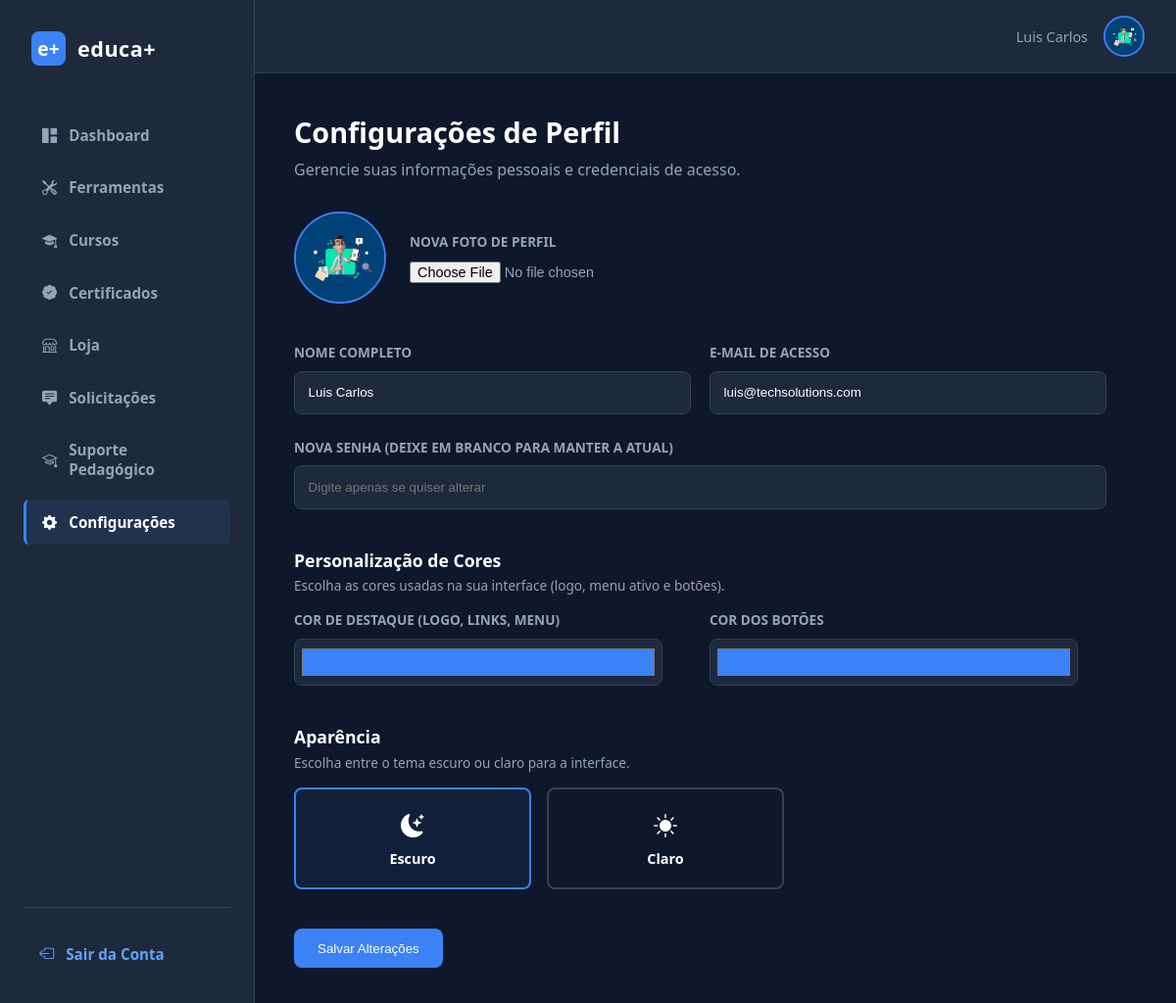
/configuracoes.php (signed in), run on the app's committed database.
### tables this page shows
CREATE TABLE usuarios (
  id INT AUTO_INCREMENT PRIMARY KEY,
  nome VARCHAR(100) NOT NULL,
  email VARCHAR(255) NOT NULL,
  senha VARCHAR(255) NOT NULL,
  tipo_usuario ENUM('admin_empresa','funcionario','pedagogia') NOT NULL,
  empresa_id INT NOT NULL,
  foto_avatar VARCHAR(255) DEFAULT 'default.png',
  cor_tema VARCHAR(7) DEFAULT '#2563eb',
  cor_primaria VARCHAR(7) DEFAULT '#3b82f6',
  cor_botoes VARCHAR(7) DEFAULT '#3b82f6',
  ultimo_acesso DATETIME NULL,
  tentativas_login INT NOT NULL DEFAULT 0,
  bloqueado_ate DATETIME NULL,
  tema ENUM('escuro','claro') NOT NULL DEFAULT 'escuro',
  UNIQUE KEY email (email),
  KEY empresa_id (empresa_id),
  CONSTRAINT usuarios_ibfk_1 FOREIGN KEY (empresa_id) REFERENCES empresas(id) ON DELETE CASCADE
);

### app/autoload.php (called while the page is built, shortened)
<?php
spl_autoload_register(function ($classe) {
    $prefixo = 'App\\';
    $diretorioBase = __DIR__ . '/';
    $classeRelativa = substr($classe, strlen($prefixo));
    $arquivo = $diretorioBase . str_replace('\\', '/', $classeRelativa) . '.php';
});

### app/Core/Database.php (called while the page is built, shortened)
<?php
class Database
{
    private static ?PDO $instancia = null;
    public static function getConexao(): PDO
    {
        if (self::$instancia === null) {
            $host = 'localhost';
            $db   = 'plataforma_treinamento';
            $user = 'root';
            $pass = '';
            $sgbd = 'mysql';
            try {
                self::$instancia = new PDO("$sgbd:host=$host;dbname=$db;charset=utf8mb4", $user, $pass);
                self::$instancia->setAttribute(PDO::ATTR_ERRMODE, PDO::ERRMODE_EXCEPTION);
                self::$instancia->setAttribute(PDO::ATTR_DEFAULT_FETCH_MODE, PDO::FETCH_ASSOC);
            } catch (PDOException $e) {
                error_log('[Database::getConexao] ' . $e->getMessage());
                die("Não foi possível conectar ao banco de dados. Verifique se o MySQL está rodando e tente novamente.");
            }
        }
        return self::$instancia;
    }
}

### app/Controllers/ConfiguracaoController.php (called while the page is built, shortened)
<?php
class ConfiguracaoController
{
    private Usuario $usuarioModel;
    public function __construct()
    {
        $this->usuarioModel = new Usuario();
    }
    public function buscarDadosDoUsuario(int $usuarioId): ?array
    {
        $usuario = $this->usuarioModel->buscarPorId($usuarioId);
        return [
            'nome' => $usuario['nome'],
            'email' => $usuario['email'],
            'foto_avatar' => $usuario['foto_avatar'],
            'cor_primaria' => $usuario['cor_primaria'],
            'cor_botoes' => $usuario['cor_botoes'],
            'tema' => $usuario['tema'] ?? 'escuro',
        ];
    }
}

### app/Core/Model.php (called while the page is built, shortened)
<?php
abstract class Model
{
    protected static string $tabela = '';
    protected PDO $db;
    public function __construct()
    {
        $this->db = Database::getConexao();
    }
    public function buscarPorId(int $id): ?array
    {
        $stmt = $this->db->prepare("SELECT * FROM " . static::$tabela . " WHERE id = :id LIMIT 1");
        $stmt->execute(['id' => $id]);
        $resultado = $stmt->fetch();
        return $resultado ?: null;
    }
}

### configuracoes.php (the view, shortened to what this page needs)
<?php
require_once __DIR__ . '/app/autoload.php';
$usuario_id = $_SESSION['usuario_id'] ?? null;
$configController = new ConfiguracaoController();
$user_data = $configController->buscarDadosDoUsuario((int)$usuario_id);
require_once 'includes/header.php';
?>
<div class="main-container" style="display: flex; min-height: 100vh; background-color: var(--bg-dark);">
    <?php require_once 'includes/sidebar.php'; ?>
    <main class="main-content" style="flex: 1; padding: 2.5rem; max-width: 1200px;">
        <div style="margin-bottom: 2rem;">
            <h1 style="color: var(--text-white); margin: 0 0 0.5rem 0; font-size: 1.8rem;">Configurações de Perfil</h1>
            <p style="color: var(--text-gray); margin: 0;">Gerencie suas informações pessoais e credenciais de acesso.</p>
        </div>
        <form action="configuracoes.php" method="POST" enctype="multipart/form-data" style="max-width: 800px;">
            <div style="display: flex; align-items: center; gap: 1.5rem; margin-bottom: 2.5rem;">
                <div style="width: 90px; height: 90px; border-radius: 50%; background: var(--bg-card); display: flex; align-items: center; justify-content: center; overflow: hidden; border: 2px solid var(--primary);">
                    <?php
                    $avatar = $user_data['foto_avatar'] ?? 'default.png';
                    $avatar_path = 'uploads/avatars/' . $avatar;
                    if ($avatar !== 'default.png' && file_exists($avatar_path)):
                    ?>
                        <img src="<?php echo $avatar_path; ?>" alt="Avatar" style="width: 100%; height: 100%; object-fit: cover;">
                    <?php else: ?>
                        <span style="font-size: 2.5rem;">👤</span>
                    <?php endif; ?>
                </div>
                <div>
                    <label class="form-label">Nova Foto de Perfil</label>
                    <input type="file" name="avatar" accept="image/*" style="color: var(--text-gray); font-size: 0.9rem;">
                </div>
            </div>
            <div style="display: grid; grid-template-columns: 1fr 1fr; gap: 3rem; margin-bottom: 1.5rem;">
                <div>
                    <label class="form-label">Nome Completo</label>
                    <input type="text" name="nome" class="form-input" required value="<?php echo htmlspecialchars($user_data['nome'] ?? ''); ?>">
                </div>
                <div>
                    <label class="form-label">E-mail de Acesso</label>
                    <input type="email" name="email" class="form-input" required value="<?php echo htmlspecialchars($user_data['email'] ?? ''); ?>">
                </div>
            </div>
            <div style="margin-bottom: 2.5rem;">
                <label class="form-label">Nova Senha (Deixe em branco para manter a atual)</label>
                <input type="password" name="senha_nova" class="form-input" placeholder="Digite apenas se quiser alterar">
            </div>
            <div style="margin-bottom: 1rem;">
                <h2 style="color: var(--text-white); font-size: 1.1rem; margin: 0 0 0.3rem 0;">Personalização de Cores</h2>
                <p style="color: var(--text-gray); margin: 0; font-size: 0.85rem;">Escolha as cores usadas na sua interface (logo, menu ativo e botões).</p>
            </div>
            <div style="display: grid; grid-template-columns: 1fr 1fr; gap: 3rem; margin-bottom: 2.5rem;">
                <div>
                    <label class="form-label">Cor de Destaque (logo, links, menu)</label>
                    <input type="color" name="cor_primaria" class="color-input" value="<?php echo htmlspecialchars($user_data['cor_primaria'] ?? '#3b82f6'); ?>">
                </div>
                <div>
                    <label class="form-label">Cor dos Botões</label>
                    <input type="color" name="cor_botoes" class="color-input" value="<?php echo htmlspecialchars($user_data['cor_botoes'] ?? '#3b82f6'); ?>">
                </div>
            </div>
            <div style="margin-bottom: 1rem;">
                <h2 style="color: var(--text-white); font-size: 1.1rem; margin: 0 0 0.3rem 0;">Aparência</h2>
                <p style="color: var(--text-gray); margin: 0; font-size: 0.85rem;">Escolha entre o tema escuro ou claro para a interface.</p>
            </div>
            <div style="display: flex; gap: 1rem; margin-bottom: 2.5rem; max-width: 500px;">
                <label class="tema-opcao">
                    <i class="bi bi-moon-stars-fill" style="font-size: 1.5rem; color: var(--text-white);"></i>
                    <p style="margin: 0.5rem 0 0 0; color: var(--text-white); font-weight: 600; font-size: 0.9rem;">Escuro</p>
                </label>
                <label class="tema-opcao">
                    <i class="bi bi-sun-fill" style="font-size: 1.5rem; color: var(--text-white);"></i>
                    <p style="margin: 0.5rem 0 0 0; color: var(--text-white); font-weight: 600; font-size: 0.9rem;">Claro</p>
                </label>
            </div>
            <button type="submit" name="atualizar_perfil" class="btn-personalizado">Salvar Alterações</button>
        </form>
    </main>
</div>
</body>
</html>

### css/style.css (style rules this page uses)
:root { --primary: #3b82f6; --btn-color: #3b82f6; --bg-dark: #0f172a; --bg-card: #1e293b; --text-gray: #94a3b8; --text-white: #ffffff; }
body { margin: 0; font-family: 'Segoe UI', Tahoma, Geneva, Verdana, sans-serif; background-color: var(--bg-dark); color: var(--text-white); }
.main-container { display: flex; flex: 1; width: 100%; align-items: stretch; }
.main-content { flex: 1; min-width: 0; padding: 2rem; box-sizing: border-box; }
.btn-personalizado { background-color: var(--btn-color, var(--primary)) !important; color: white; padding: 0.8rem 1.5rem; border: none; border-radius: 8px; cursor: pointer; }

### configuracoes.php (style rules this page uses)
.form-label { display: block; font-size: 0.85rem; color: var(--text-gray); margin-bottom: 0.6rem; font-weight: 600; text-transform: uppercase; }
.form-input { width: 100%; padding: 0.85rem; background-color: var(--bg-card); border: 1px solid var(--border-color); border-radius: 8px; color: var(--text-white); outline: none; transition: 0.2s; }
.color-input { width: 100%; height: 48px; padding: 0.3rem; background-color: var(--bg-card); border: 1px solid var(--border-color); border-radius: 8px; cursor: pointer; }
.tema-opcao { flex: 1; text-align: center; padding: 1.25rem; border-radius: 8px; border: 2px solid var(--border-color); cursor: pointer; transition: 0.2s; }
.tema-opcao:has(input:checked) { border-color: var(--primary); background-color: rgba(59, 130, 246, 0.08); }

### data on the page
usuarios: foto_avatar (picture), nome "Luis Carlos", email "luis@techsolutions.com", cor_primaria "#3b82f6", cor_botoes "#3b82f6"

### other printed values
$item['nome'] "Dashboard"
$item['nome'] "Ferramentas"
$item['nome'] "Cursos"
$item['nome'] "Certificados"
$item['nome'] "Loja"
$item['nome'] "Solicitações"
$item['nome'] "Suporte Pedagógico"
$item['nome'] "Configurações"
$_SESSION['usuario_nome'] "Luis Carlos"
